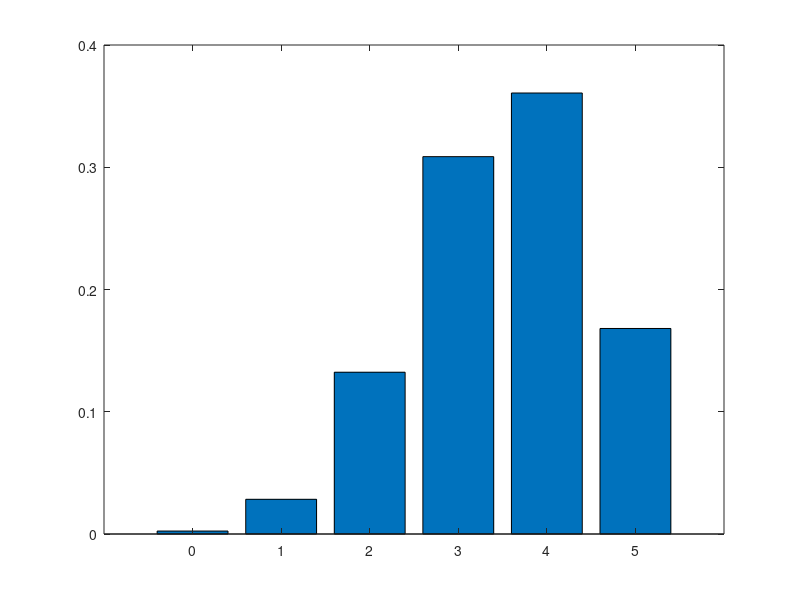

Write MATLAB code to recreate this figure.
%%                          5a

N = 1e5; %numero de experiencias
p = 0.3; %probabilidade de defeito
n = 5; % numero de peças na amostra
k = 3; % numero de peças serem defeituosas

r1 = rand(n, N); % n linhas e N colunas para repetiçao
r1Prob = r1 <= p; % se forem maior que 0.3 dá 0, else dá 1(defeituosa)
smpl = sum(r1Prob); % somar as colunas entre si e ficar com vetor
chances = smpl == k; % ver se as somas de cada elemento são == k
res = sum(chances) / N;


%%                              b


N = 1e5; %numero de experiencias
p = 0.3; %probabilidade de defeito
n = 5; % numero de peças na amostra
k = 2; % numero de peças serem defeituosas

r1 = rand(n, N); % n linhas e N colunas para repetiçao
r1Prob = r1 <= p; % se forem maior que 0.3 dá 0, else dá 1(defeituosa)
smpl = sum(r1Prob); % somar as colunas entre si e ficar com vetor
chances = smpl <= k; % ver se as somas de cada elemento são == k
res = sum(chances) / N;
%%                              c

p = 0.3;
n = 5;
N = 10e5;

for k = 0:n
    k;
    resultado(k+1) = sum(sum(rand(5, N) > p) == k)/N;
end
bar(0:n, resultado)
